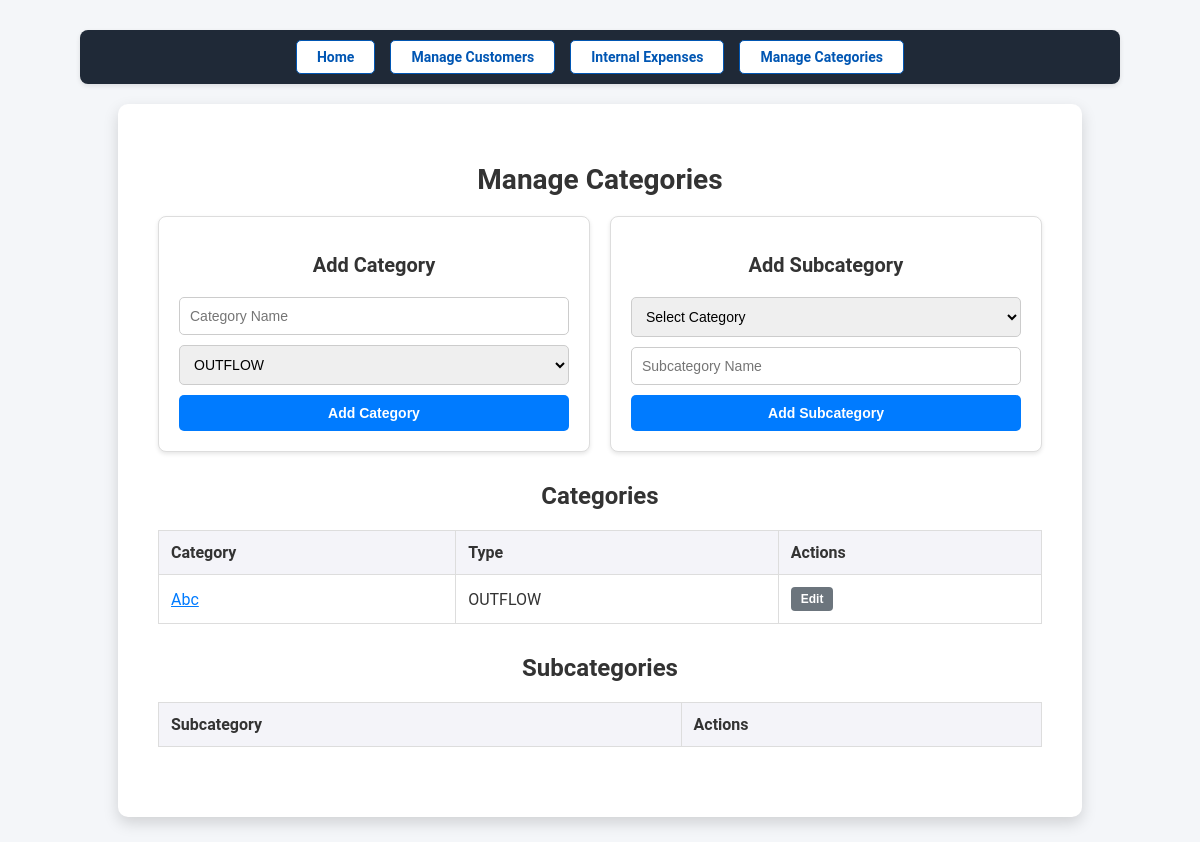
The page /categories on the database as committed earlier.
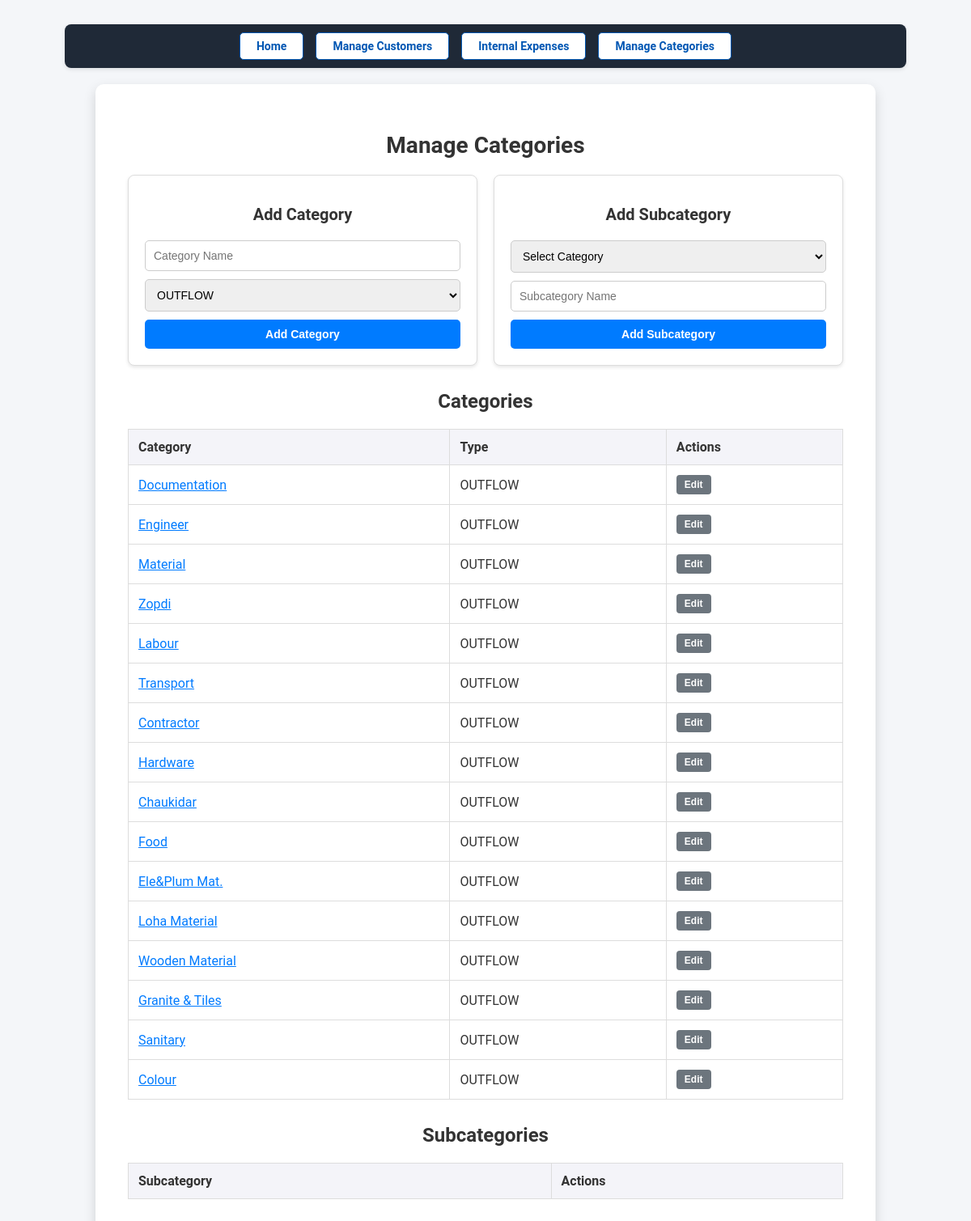
The same page on the database as committed later.
### models.py (models this page shows)
class Category(db.Model):
  id = db.Column(db.Integer, primary_key=True)
  name = db.Column(db.String(50), nullable=False, unique=True)
  type = db.Column(db.String(10), nullable=False)  # inflow or outflow

### abconstruction.py (the view, shortened to what this page needs)
@app.route('/categories', methods=['GET', 'POST'])
def manage_categories():
  categories = Category.query.all()
  subcategories = Subcategory.query.all()
  return render_template('categories.html', categories=categories, subcategories=subcategories)

### templates/categories.html (shortened to what this page needs)
<!DOCTYPE html>
<html lang="en">
<head>
  <link rel="stylesheet" href="{{ url_for('static', filename='styles.css') }}">
</head>
<body>
  <div class="navigation">
    <a href="{{ url_for('dashboard') }}" class="btn btn-secondary">Home</a>
    <a href="{{ url_for('manage_customers') }}" class="btn btn-secondary">Manage Customers</a>
    <a href="{{ url_for('manage_expenses') }}" class="btn btn-secondary">Internal Expenses</a>
    <a href="{{ url_for('manage_categories') }}" class="btn btn-secondary">Manage Categories</a>
  </div>
  <div class="container">
    <header>
      <h1 class="page-title">Manage Categories</h1>
    </header>
    <section class="form-container-row">
      <div class="form-box">
        <h2>Add Category</h2>
        <form action="/categories" method="POST">
          <input type="text" name="name" placeholder="Category Name" required>
          <select name="type" required>
            <option value="OUTFLOW">OUTFLOW</option>
          </select>
          <button type="submit" class="btn btn-primary">Add Category</button>
        </form>
      </div>
      <div class="form-box">
        <h2>Add Subcategory</h2>
        <form action="/categories" method="POST">
          <select name="category_id" required>
            <option value="">Select Category</option>
          </select>
          <input type="text" name="subcategory_name" placeholder="Subcategory Name" required>
          <button type="submit" class="btn btn-primary">Add Subcategory</button>
        </form>
      </div>
    </section>
    <section class="table-section">
      <h2>Categories</h2>
      <table class="styled-table">
        <thead>
          <tr>
            <th>Category</th>
            <th>Type</th>
            <th>Actions</th>
          </tr>
        </thead>
        <tbody>
          {% for category in categories %}
            <tr onclick="showSubcategories({{ category.id }})">
              {% if category.name|lower != 'moneyflow' %}
                <td class="clickable">{{ category.name }}</td>
                <td>{{ category.type }}</td>
                <td>
                    <button class="btn btn-secondary" onclick="editCategory({{ category.id }}, '{{ category.name }}')">Edit</button>
                </td>
              {% endif %}
            </tr>
          {% endfor %}
        </tbody>
      </table>
    </section>
    <section class="table-section">
      <h2>Subcategories</h2>
      <table class="styled-table" id="subcategory-table">
        <thead>
          <tr>
            <th>Subcategory</th>
            <th>Actions</th>
          </tr>
        </thead>
      </table>
    </section>
  </div>
</body>
</html>

### static/styles.css (style rules this page uses)
body { font-family: 'Roboto', Arial, sans-serif; margin: 0; color: #333; padding: 10px 80px; background-color: #f4f6f9; color: #333; }
.container { text-align: left; float: center; width: 85%; max-width: 85%; margin: 20px auto; padding: 40px; background: #ffffff; border-radius: 10px; box-shadow: 0 6px 15px rgba(0, 0, 0, 0.15); margin-bottom: 15px; }
.navigation { display: flex; justify-content: center; gap: 15px; margin: 20px 0; background-color: #f0f2f5; padding: 10px 15px; border-radius: 8px; box-shadow: 0 2px 5px rgba(0, 0, 0, 0.1); background: #1f2937; }
.navigation a { display: inline-block; padding: 8px 20px; color: #0056b3; text-decoration: none; font-size: 14px; font-weight: bold; background-color: #ffffff; border: 1px solid #0056b3; border-radius: 5px; transition: all 0.3s ease; }
table { width: 100%; border-collapse: collapse; margin: 20px 0; }
table th, table td { padding: 10px 15px; text-align: left; border: 1px solid #ddd; }
table th { background-color: white; font-size: 16px; font-weight: bold; }
table .btn { display: inline-block; padding: 5px 10px; font-size: 12px; font-weight: bold; text-align: center; border: none; border-radius: 4px; transition: all 0.2s ease; }
.btn { text-decoration: none; padding: 8px 15px; border-radius: 5px; font-weight: bold; display: inline-block; }
.btn-primary { background-color: #007bff; color: white; }

### templates/categories.html (style rules this page uses)
h2 { text-align: center; }
.page-title { text-align: center; font-size: 28px; margin-bottom: 20px; color: #333; }
.form-container-row { display: flex; gap: 20px; margin-bottom: 30px; }
.form-box { flex: 1; padding: 20px; background-color: #fff; border: 1px solid #ddd; border-radius: 8px; box-shadow: 0 2px 4px rgba(0, 0, 0, 0.1); }
.form-box h2 { margin-bottom: 20px; font-size: 20px; color: #333; }
.form-box form { display: flex; flex-direction: column; gap: 10px; }
.form-box input, .form-box select { padding: 10px; border: 1px solid #ccc; border-radius: 5px; font-size: 14px; }
.form-box button { padding: 10px; background-color: #007bff; color: white; border: none; border-radius: 5px; font-size: 14px; cursor: pointer; transition: background-color 0.3s ease; }
.table-section { margin-bottom: 30px; }
.styled-table { width: 100%; border-collapse: collapse; margin-top: 20px; text-align: left; }
.styled-table th, .styled-table td { padding: 12px; border: 1px solid #ddd; }
.styled-table th { background-color: #f4f4f9; font-weight: bold; }
.clickable { color: #007bff; text-decoration: underline; cursor: pointer; }
.btn-secondary { background-color: #6c757d; color: white; padding: 8px 12px; border: none; border-radius: 4px; font-size: 14px; cursor: pointer; transition: background-color 0.3s ease; }

Rows that differ between the two databases and show on the page:
changed Category: name "Abc" → "Documentation"
added Category: name "Engineer", type "OUTFLOW"
added Category: name "Material", type "OUTFLOW"
added Category: name "Zopdi", type "OUTFLOW"
added Category: name "Labour", type "OUTFLOW"
added Category: name "Transport", type "OUTFLOW"
added Category: name "Contractor", type "OUTFLOW"
added Category: name "Hardware", type "OUTFLOW"
added Category: name "Chaukidar", type "OUTFLOW"
added Category: name "Food", type "OUTFLOW"
added Category: name "Ele&Plum Mat.", type "OUTFLOW"
added Category: name "Loha Material", type "OUTFLOW"
added Category: name "Wooden Material", type "OUTFLOW"
added Category: name "Granite & Tiles", type "OUTFLOW"
added Category: name "Sanitary", type "OUTFLOW"
added Category: name "Colour", type "OUTFLOW"
